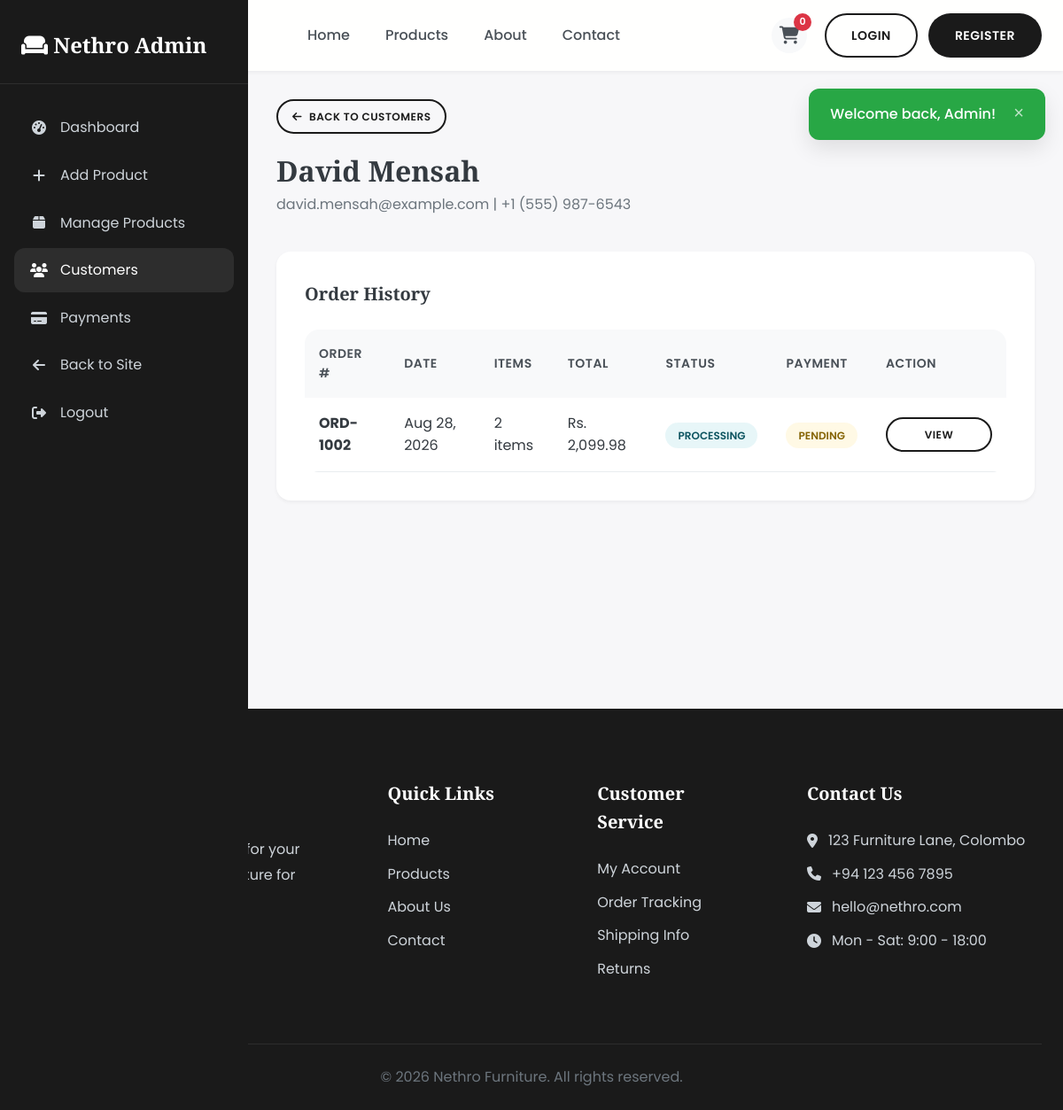
Page /admin/customer_orders.php?id=2 (signed in) on the committed database.
### tables this page shows
CREATE TABLE users (
    id INT AUTO_INCREMENT PRIMARY KEY,
    first_name VARCHAR(50) NOT NULL,
    last_name VARCHAR(50) NOT NULL,
    email VARCHAR(100) UNIQUE NOT NULL,
    password VARCHAR(255) NOT NULL,
    phone VARCHAR(20),
    address TEXT,
    city VARCHAR(50),
    created_at TIMESTAMP DEFAULT CURRENT_TIMESTAMP,
    updated_at TIMESTAMP DEFAULT CURRENT_TIMESTAMP ON UPDATE CURRENT_TIMESTAMP
);

CREATE TABLE orders (
    id INT AUTO_INCREMENT PRIMARY KEY,
    user_id INT NOT NULL,
    order_number VARCHAR(20) UNIQUE NOT NULL,
    total_amount DECIMAL(10,2) NOT NULL,
    discount_amount DECIMAL(10,2) DEFAULT 0.00,
    final_amount DECIMAL(10,2) NOT NULL,
    status ENUM('pending', 'processing', 'shipped', 'delivered', 'cancelled') DEFAULT 'pending',
    payment_status ENUM('pending', 'paid', 'partial', 'failed') DEFAULT 'pending',
    payment_method ENUM('full', 'installment') NOT NULL,
    shipping_address TEXT NOT NULL,
    shipping_city VARCHAR(50) NOT NULL,
    shipping_phone VARCHAR(20) NOT NULL,
    notes TEXT,
    created_at TIMESTAMP DEFAULT CURRENT_TIMESTAMP,
    updated_at TIMESTAMP DEFAULT CURRENT_TIMESTAMP ON UPDATE CURRENT_TIMESTAMP,
    FOREIGN KEY (user_id) REFERENCES users(id) ON DELETE CASCADE
);

### includes/db.php (called while the page is built, shortened)
<?php
$conn = new mysqli(DB_HOST, DB_USER, DB_PASS, DB_NAME);
$conn->set_charset("utf8mb4");
function executeQuery($sql, $types = "", $params = []) {
    global $conn;
    $stmt = $conn->prepare($sql);
    if ($types && !empty($params)) {
        $stmt->bind_param($types, ...$params);
    }
    if (!$stmt->execute()) {
        trigger_error('DB execute failed: ' . $stmt->error, E_USER_WARNING);
    }
    return $stmt;
}
function fetchOne($sql, $types = "", $params = []) {
    $stmt = executeQuery($sql, $types, $params);
    $result = $stmt->get_result();
    return $result->fetch_assoc();
}
function fetchAll($sql, $types = "", $params = []) {
    $stmt = executeQuery($sql, $types, $params);
    $result = $stmt->get_result();
    return $result->fetch_all(MYSQLI_ASSOC);
}
function formatPrice($price) {
    return 'Rs. ' . number_format($price, 2);
}
?>

### admin/customer_orders.php (the view, shortened to what this page needs)
<?php
require_once '../includes/db.php';
$customerId = intval($_GET['id'] ?? 0);
$customer = fetchOne("SELECT * FROM users WHERE id = ?", "i", [$customerId]);
$orders = fetchAll("
    SELECT o.*,
           COUNT(oi.id) as item_count,
           SUM(oi.quantity) as total_items
    FROM orders o
    LEFT JOIN order_items oi ON o.id = oi.order_id
    WHERE o.user_id = ?
    GROUP BY o.id
    ORDER BY o.created_at DESC
", "i", [$customerId]);
require_once '../includes/header.php';
?>
<div class="admin-layout">
    <aside class="admin-sidebar">
        <div class="admin-sidebar-header">
            <h2><i class="fas fa-couch"></i> Nethro Admin</h2>
        </div>
        <ul class="admin-nav">
            <li><a href="dashboard.php"><i class="fas fa-tachometer-alt"></i> Dashboard</a></li>
            <li><a href="add_product.php"><i class="fas fa-plus"></i> Add Product</a></li>
            <li><a href="manage_products.php"><i class="fas fa-box"></i> Manage Products</a></li>
            <li><a href="customers.php" class="active"><i class="fas fa-users"></i> Customers</a></li>
            <li><a href="payments.php"><i class="fas fa-credit-card"></i> Payments</a></li>
            <li><a href="../index.php"><i class="fas fa-arrow-left"></i> Back to Site</a></li>
            <li><a href="../logout.php"><i class="fas fa-sign-out-alt"></i> Logout</a></li>
        </ul>
    </aside>
    <main class="admin-main">
        <div style="margin-bottom: 40px;">
            <a href="customers.php" class="btn btn-sm btn-outline" style="margin-bottom: 16px;"><i class="fas fa-arrow-left"></i> Back to Customers</a>
            <h1 style="font-family: var(--font-display); font-size: 32px;"><?php echo htmlspecialchars($customer['first_name'] . ' ' . $customer['last_name']); ?></h1>
            <p style="color: var(--gray-600);"><?php echo htmlspecialchars($customer['email']); ?> | <?php echo htmlspecialchars($customer['phone'] ?? 'No phone'); ?></p>
        </div>
        <div style="background: white; border-radius: var(--radius-lg); padding: 32px; box-shadow: var(--shadow-sm);">
            <h3 style="font-family: var(--font-display); margin-bottom: 24px; font-size: 20px;">Order History</h3>
            <?php if (empty($orders)): ?>
            <p style="color: var(--gray-600); text-align: center; padding: 40px;">No orders found for this customer.</p>
            <?php else: ?>
            <div class="data-table" style="box-shadow: none;">
                <table>
                    <thead>
                        <tr>
                            <th>Order #</th>
                            <th>Date</th>
                            <th>Items</th>
                            <th>Total</th>
                            <th>Status</th>
                            <th>Payment</th>
                            <th>Action</th>
                        </tr>
                    </thead>
                    <tbody>
                        <?php foreach ($orders as $order): ?>
                        <tr>
                            <td><strong><?php echo $order['order_number']; ?></strong></td>
                            <td><?php echo date('M d, Y', strtotime($order['created_at'])); ?></td>
                            <td><?php echo $order['total_items']; ?> items</td>
                            <td><?php echo formatPrice($order['final_amount']); ?></td>
                            <td><span class="status-badge status-<?php echo $order['status']; ?>"><?php echo ucfirst($order['status']); ?></span></td>
                            <td><span class="status-badge status-<?php echo $order['payment_status']; ?>"><?php echo ucfirst($order['payment_status']); ?></span></td>
                            <td><a href="order_details.php?id=<?php echo $order['id']; ?>" class="btn btn-sm btn-outline">View</a></td>
                        </tr>
                        <?php endforeach; ?>
                    </tbody>
                </table>
            </div>
            <?php endif; ?>
        </div>
    </main>
</div>
<?php require_once '../includes/footer.php'; ?>

### css/style.css (style rules this page uses)
:root { --primary: #1a1a1a; --primary-light: #2d2d2d; --secondary: #f5f0eb; --accent: #c9a96e; --accent-dark: #b8945f; --white: #ffffff; --gray-100: #f8f9fa; --gray-200: #e9ecef; --gray-300: #dee2e6; --gray-400: #ced4da; --gray-500: #adb5bd; --gray-600: #6c757d; --gray-700: #495057; --gray-800: #343a40; --gray-900: #212529; --success: #28a745; --danger: #dc3545; --warning: #ffc107; --info: #17a2b8; --font-primary: 'Poppins', sans-serif; --font-display: 'Playfair Display', serif; --shadow-sm: 0 2px 4px rgba(0,0,0,0.05); --shadow-md: 0 4px 6px rgba(0,0,0,0.07); --shadow-lg: 0 10px 25px rgba(0,0,0,0.1); --shadow-xl: 0 20px 40px rgba(0,0,0,0.15); --radius-sm: 8px; --radius-md: 12px; --radius-lg: 16px; --radius-xl: 24px; --radius-full: 9999px; --transition: all 0.3s cubic-bezier(0.4, 0, 0.2, 1); }
* { margin: 0; padding: 0; box-sizing: border-box; }
html { scroll-behavior: smooth; }
body { font-family: var(--font-primary); background-color: var(--secondary); color: var(--gray-800); line-height: 1.6; overflow-x: hidden; }
a { text-decoration: none; color: inherit; transition: var(--transition); }
.btn { display: inline-flex; align-items: center; justify-content: center; gap: 8px; padding: 12px 28px; border-radius: var(--radius-full); font-family: inherit; font-weight: 600; font-size: 14px; cursor: pointer; transition: var(--transition); border: 2px solid transparent; text-transform: uppercase; letter-spacing: 0.5px; }
.btn-outline { background: transparent; color: var(--primary); border-color: var(--primary); }
.btn-sm { padding: 8px 16px; font-size: 12px; }
.admin-layout { display: grid; grid-template-columns: 280px 1fr; min-height: calc(100vh - 80px); }
.admin-sidebar { background: var(--primary); color: white; padding: 32px 0; position: fixed; width: 280px; height: 100%; overflow-y: auto; }
.admin-sidebar-header { padding: 0 24px 24px; border-bottom: 1px solid var(--primary-light); margin-bottom: 24px; }
.admin-sidebar-header h2 { font-family: var(--font-display); font-size: 24px; }
.admin-nav { list-style: none; padding: 0 16px; }
.admin-nav li { margin-bottom: 4px; }
.admin-nav a { display: flex; align-items: center; gap: 12px; padding: 12px 16px; border-radius: var(--radius-md); color: var(--gray-400); transition: var(--transition); }
.admin-nav a:hover, .admin-nav a.active { background: var(--primary-light); color: white; }
.admin-nav i { width: 24px; text-align: center; }
.admin-main { margin-left: 280px; padding: 32px; background: var(--gray-100); min-height: calc(100vh - 80px); }
.data-table { width: 100%; background: white; border-radius: var(--radius-lg); overflow: hidden; box-shadow: var(--shadow-sm); }
.data-table table { width: 100%; border-collapse: collapse; }
.data-table th { background: var(--gray-100); padding: 16px; text-align: left; font-weight: 600; color: var(--gray-700); font-size: 14px; text-transform: uppercase; letter-spacing: 0.5px; }
.data-table td { padding: 16px; border-bottom: 1px solid var(--gray-200); }
.status-badge { padding: 6px 14px; border-radius: var(--radius-full); font-size: 12px; font-weight: 600; text-transform: uppercase; }
.status-pending { background: rgba(255, 193, 7, 0.1); color: #856404; }
.status-processing { background: rgba(23, 162, 184, 0.1); color: #0c5460; }

### css/admin.css (style rules this page uses)
.admin-layout { width: 100%; grid-template-columns: minmax(0, 1fr); }
.admin-sidebar { top: 0; left: 0; z-index: 1001; }
.admin-main { background: #f7f7f9; grid-column: 1; margin-left: 280px; min-width: 0; overflow-x: auto; }
.admin-main .data-table { min-width: 0; overflow-x: auto; }
.admin-main .btn { min-width: 120px; }

### rows in the picture
users: first_name+last_name "David Mensah", email "david.mensah@example.com", phone "+1 (555) 987-6543"
orders: order_number "ORD-1002", created_at "Aug 28, 2026", total_items "2", final_amount "Rs. 2,099.98", status "PROCESSING", payment_status "PENDING"

### other values in the picture
$flash['message'] "Welcome back, Admin!"
getCartCount() "0"
